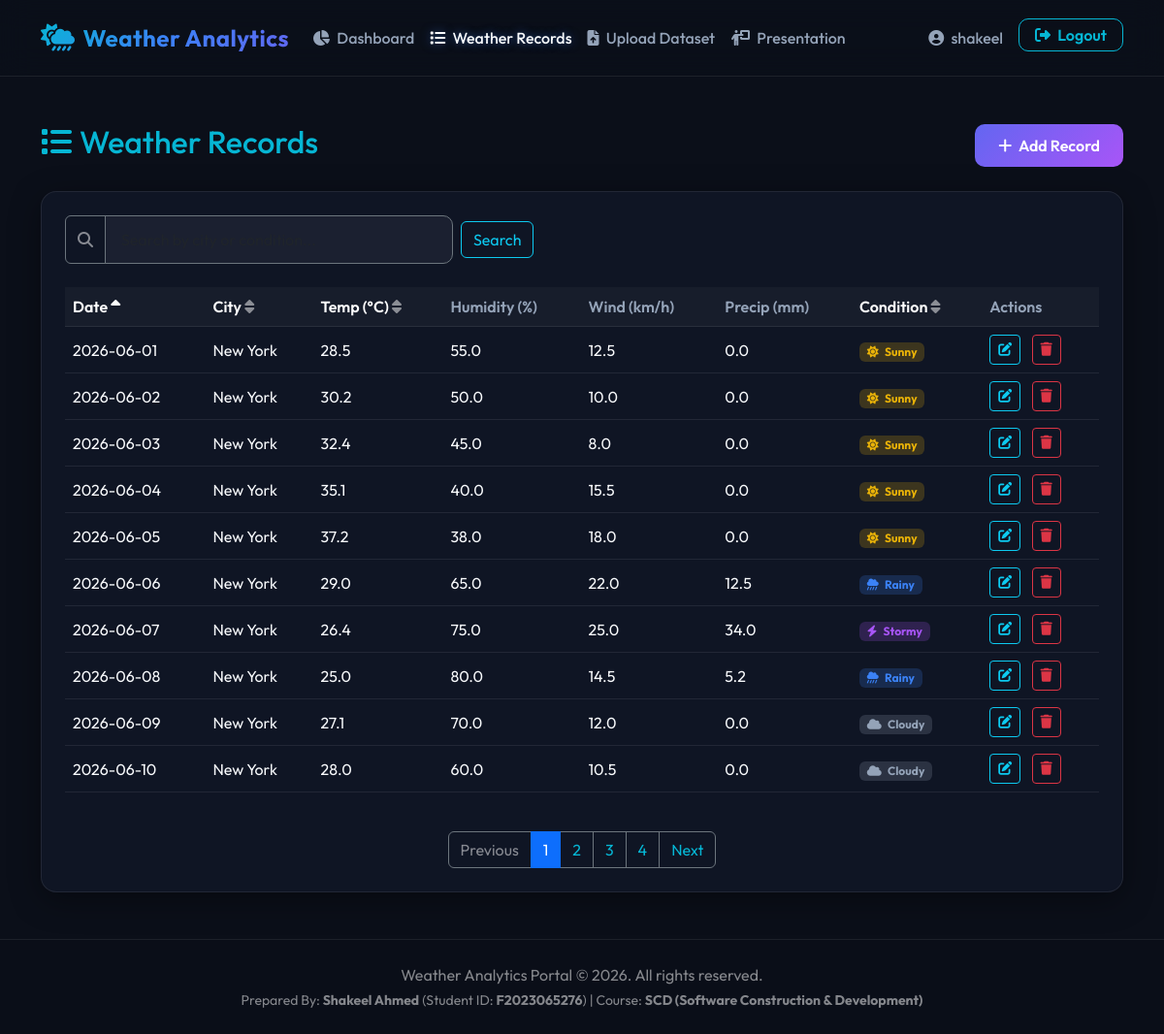
Screenshot of /records/?sort=date&q= (signed in) with the database file from the repository.
### analytics/models.py (models this page shows, shortened)
class WeatherRecord(models.Model):
    CONDITION_CHOICES = [
        ('Sunny', 'Sunny'),
        ('Rainy', 'Rainy'),
        ('Cloudy', 'Cloudy'),
        ('Snowy', 'Snowy'),
        ('Stormy', 'Stormy'),
        ('Windy', 'Windy'),
    ]
    date = models.DateField()
    time = models.TimeField(null=True, blank=True)
    city = models.CharField(max_length=100, default='New York')
    temperature = models.FloatField(help_text="Temperature in Celsius")
    humidity = models.FloatField(help_text="Humidity percentage")
    wind_speed = models.FloatField(help_text="Wind speed in km/h")
    precipitation = models.FloatField(help_text="Precipitation in mm")
    condition = models.CharField(max_length=50, choices=CONDITION_CHOICES)
    created_at = models.DateTimeField(auto_now_add=True)
    updated_at = models.DateTimeField(auto_now=True)
    class Meta:
        ordering = ['-date']
        unique_together = ('date', 'city')

### analytics/views.py (the view)
# urls.py: path('records/', views.record_list_view, name='record_list'),
@login_required
def record_list_view(request):
    records = WeatherRecord.objects.all()
    query = request.GET.get('q')
    if query:
        records = records.filter(models.Q(city__icontains=query) | models.Q(condition__icontains=query))
    sort_by = request.GET.get('sort', '-date')
    valid_sorts = ['date', '-date', 'city', '-city', 'temperature', '-temperature', 'condition', '-condition']
    if sort_by in valid_sorts:
        records = records.order_by(sort_by)
    else:
        records = records.order_by('-date')
    paginator = Paginator(records, 10)
    page_number = request.GET.get('page')
    page_obj = paginator.get_page(page_number)
    return render(request, 'analytics/record_list.html', {
        'page_obj': page_obj,
        'query': query or '',
        'sort_by': sort_by
    })

### templates/analytics/record_list.html (shortened to what this page needs)
{% extends 'base.html' %}
{% block content %}
<div class="row animate-fade-in">
    <div class="col-12 d-flex justify-content-between align-items-center mb-4">
        <h2 class="text-cyan"><i class="fa-solid fa-list me-2"></i>Weather Records</h2>
        <a href="{% url 'record_add' %}" class="btn btn-grad">
            <i class="fa-solid fa-plus me-1"></i> Add Record
        </a>
    </div>
    <div class="col-12">
        <div class="card glass-card p-4">
            <form method="get" class="mb-4 d-flex gap-2 align-items-center">
                <div class="input-group" style="max-width: 400px;">
                    <span class="input-group-text bg-transparent border-secondary text-white-50"><i class="fa-solid fa-search"></i></span>
                    <input type="text" name="q" value="{{ query }}" class="form-control form-control-custom border-secondary" placeholder="Search by city or condition...">
                </div>
                <button type="submit" class="btn btn-outline-info">Search</button>
            </form>
            <div class="table-responsive">
                <table class="table table-custom table-hover">
                    <thead>
                        <tr>
                            <th><a href="?sort={% if sort_by == 'date' %}-date{% else %}date{% endif %}&q={{ query }}" class="text-white text-decoration-none">Date {% if sort_by == 'date' %}<i class="fa-solid fa-sort-up"></i>{% elif sort_by == '-date' %}<i class="fa-solid fa-sort-down"></i>{% else %}<i class="fa-solid fa-sort text-white-50"></i>{% endif %}</a></th>
                            <th><a href="?sort={% if sort_by == 'city' %}-city{% else %}city{% endif %}&q={{ query }}" class="text-white text-decoration-none">City {% if sort_by == 'city' %}<i class="fa-solid fa-sort-up"></i>{% elif sort_by == '-city' %}<i class="fa-solid fa-sort-down"></i>{% else %}<i class="fa-solid fa-sort text-white-50"></i>{% endif %}</a></th>
                            <th><a href="?sort={% if sort_by == 'temperature' %}-temperature{% else %}temperature{% endif %}&q={{ query }}" class="text-white text-decoration-none">Temp (°C) {% if sort_by == 'temperature' %}<i class="fa-solid fa-sort-up"></i>{% elif sort_by == '-temperature' %}<i class="fa-solid fa-sort-down"></i>{% else %}<i class="fa-solid fa-sort text-white-50"></i>{% endif %}</a></th>
                            <th>Humidity (%)</th>
                            <th>Wind (km/h)</th>
                            <th>Precip (mm)</th>
                            <th><a href="?sort={% if sort_by == 'condition' %}-condition{% else %}condition{% endif %}&q={{ query }}" class="text-white text-decoration-none">Condition {% if sort_by == 'condition' %}<i class="fa-solid fa-sort-up"></i>{% elif sort_by == '-condition' %}<i class="fa-solid fa-sort-down"></i>{% else %}<i class="fa-solid fa-sort text-white-50"></i>{% endif %}</a></th>
                            <th>Actions</th>
                        </tr>
                    </thead>
                    <tbody>
                        {% for record in page_obj %}
                        <tr>
                            <td>
                                {{ record.date|date:"Y-m-d" }}
                            </td>
                            <td>{{ record.city }}</td>
                            <td>{{ record.temperature }}</td>
                            <td>{{ record.humidity }}</td>
                            <td>{{ record.wind_speed }}</td>
                            <td>{{ record.precipitation }}</td>
                            <td>
                                <span class="badge badge-{{ record.condition|lower }}">
                                    {% if record.condition == 'Sunny' %}<i class="fa-solid fa-sun me-1"></i>
                                    {% elif record.condition == 'Rainy' %}<i class="fa-solid fa-cloud-showers-heavy me-1"></i>
                                    {% elif record.condition == 'Cloudy' %}<i class="fa-solid fa-cloud me-1"></i>
                                    {% elif record.condition == 'Snowy' %}<i class="fa-solid fa-snowflake me-1"></i>
                                    {% elif record.condition == 'Stormy' %}<i class="fa-solid fa-bolt me-1"></i>
                                    {% elif record.condition == 'Windy' %}<i class="fa-solid fa-wind me-1"></i>
                                    {% endif %}
                                    {{ record.condition }}
                                </span>
                            </td>
                            <td>
                                <a href="{% url 'record_edit' record.pk %}" class="btn btn-sm btn-outline-info me-2" title="Edit">
                                    <i class="fa-solid fa-pen-to-square"></i>
                                </a>
                                <a href="{% url 'record_delete' record.pk %}" class="btn btn-sm btn-outline-danger" title="Delete">
                                    <i class="fa-solid fa-trash"></i>
                                </a>
                            </td>
                        </tr>
                        {% endfor %}
                    </tbody>
                </table>
            </div>
            {% if page_obj.has_other_pages %}
            <nav aria-label="Page navigation" class="mt-4">
                <ul class="pagination justify-content-center mb-0">
                    {% if page_obj.has_previous %}
                        <li class="page-item"><a class="page-link bg-transparent text-cyan border-secondary" href="?page={{ page_obj.previous_page_number }}&q={{ query }}&sort={{ sort_by }}">Previous</a></li>
                    {% else %}
                        <li class="page-item disabled"><span class="page-link bg-transparent text-white-50 border-secondary">Previous</span></li>
                    {% endif %}
                    {% for i in page_obj.paginator.page_range %}
                        {% if page_obj.number == i %}
                            <li class="page-item active"><span class="page-link bg-cyan text-white border-cyan">{{ i }}</span></li>
                        {% else %}
                            <li class="page-item"><a class="page-link bg-transparent text-cyan border-secondary" href="?page={{ i }}&q={{ query }}&sort={{ sort_by }}">{{ i }}</a></li>
                        {% endif %}
                    {% endfor %}
                    {% if page_obj.has_next %}
                        <li class="page-item"><a class="page-link bg-transparent text-cyan border-secondary" href="?page={{ page_obj.next_page_number }}&q={{ query }}&sort={{ sort_by }}">Next</a></li>
                    {% else %}
                        <li class="page-item disabled"><span class="page-link bg-transparent text-white-50 border-secondary">Next</span></li>
                    {% endif %}
                </ul>
            </nav>
            {% endif %}
        </div>
    </div>
</div>
{% endblock %}

### templates/base.html (shortened to what this page needs)
{% load static %}
<!DOCTYPE html>
<html lang="en">
<head>
    <link href="https://cdn.jsdelivr.net/npm/bootstrap@5.3.2/dist/css/bootstrap.min.css" rel="stylesheet">
    <link rel="stylesheet" href="https://cdnjs.cloudflare.com/ajax/libs/font-awesome/6.4.2/css/all.min.css">
    <link rel="stylesheet" href="{% static 'css/style.css' %}">
</head>
<body>
    <nav class="navbar navbar-expand-lg navbar-dark navbar-custom py-3">
        <div class="container">
            <a class="navbar-brand d-flex align-items-center" href="{% url 'dashboard' %}">
                <i class="fa-solid fa-cloud-sun-rain me-2 fs-3 text-cyan"></i>
                <span class="fs-4">Weather Analytics</span>
            </a>
            <div class="collapse navbar-collapse" id="navbarNav">
                <ul class="navbar-nav me-auto">
                    {% if user.is_authenticated %}
                    <li class="nav-item">
                        <a class="nav-link {% if request.resolver_match.url_name == 'dashboard' %}active{% endif %}" href="{% url 'dashboard' %}">
                            <i class="fa-solid fa-chart-pie me-1"></i> Dashboard
                        </a>
                    </li>
                    <li class="nav-item">
                        <a class="nav-link {% if request.resolver_match.url_name == 'record_list' %}active{% endif %}" href="{% url 'record_list' %}">
                            <i class="fa-solid fa-list me-1"></i> Weather Records
                        </a>
                    </li>
                    <li class="nav-item">
                        <a class="nav-link {% if request.resolver_match.url_name == 'upload_csv' %}active{% endif %}" href="{% url 'upload_csv' %}">
                            <i class="fa-solid fa-file-upload me-1"></i> Upload Dataset
                        </a>
                    </li>
                    <li class="nav-item">
                        <a class="nav-link {% if request.resolver_match.url_name == 'presentation' %}active{% endif %}" href="{% url 'presentation' %}">
                            <i class="fa-solid fa-person-chalkboard me-1"></i> Presentation
                        </a>
                    </li>
                    {% endif %}
                </ul>
                <ul class="navbar-nav">
                    {% if user.is_authenticated %}
                    <li class="nav-item">
                        <a class="nav-link {% if request.resolver_match.url_name == 'profile' %}active{% endif %}" href="{% url 'profile' %}">
                            <i class="fa-solid fa-user-circle me-1"></i> {{ user.username }}
                        </a>
                    </li>
                    <li class="nav-item ms-lg-2">
                        <form method="post" action="{% url 'logout' %}" class="d-inline">
                            <button type="submit" class="btn btn-outline-custom py-1 px-3">
                                <i class="fa-solid fa-sign-out-alt me-1"></i> Logout
                            </button>
                        </form>
                    </li>
                    {% endif %}
                </ul>
            </div>
        </div>
    </nav>
    <div class="container my-5 flex-grow-1">
        {% block content %}{% endblock %}
    </div>
    <footer class="py-4 mt-auto" style="background: rgba(11, 15, 25, 0.9); border-top: 1px solid var(--glass-border);">
        <div class="container text-center">
            <p class="mb-1 text-white-50">Weather Analytics Portal &copy; 2026. All rights reserved.</p>
            <p class="mb-0 text-white-50 small">
                Prepared By: <strong>Shakeel Ahmed</strong> (Student ID: <strong>F2023065276</strong>) | Course: <strong>SCD (Software Construction & Development)</strong>
            </p>
        </div>
    </footer>
</body>
</html>

### static/css/style.css (style rules this page uses)
:root { --bg-primary: #0b0f19; --bg-secondary: #131a2c; --text-primary: #f8fafc; --text-secondary: #94a3b8; --accent-blue: #3b82f6; --accent-indigo: #6366f1; --accent-purple: #a855f7; --accent-cyan: #06b6d4; --glass-bg: rgba(19, 26, 44, 0.65); --glass-border: rgba(255, 255, 255, 0.08); --card-shadow: 0 8px 32px 0 rgba(0, 0, 0, 0.37); --transition-smooth: all 0.3s cubic-bezier(0.4, 0, 0.2, 1); }
.text-cyan { color: var(--accent-cyan) !important; }
body { background-color: var(--bg-primary); color: var(--text-primary); font-family: 'Outfit', sans-serif; min-height: 100vh; display: flex; flex-direction: column; overflow-x: hidden; }
.glass-card { background: var(--glass-bg); backdrop-filter: blur(12px); -webkit-backdrop-filter: blur(12px); border: 1px solid var(--glass-border); border-radius: 16px; box-shadow: var(--card-shadow); transition: var(--transition-smooth); }
.navbar-custom { background: rgba(11, 15, 25, 0.8) !important; backdrop-filter: blur(16px); -webkit-backdrop-filter: blur(16px); border-bottom: 1px solid var(--glass-border); }
.navbar-brand { font-weight: 700; letter-spacing: 0.5px; background: linear-gradient(135deg, var(--accent-cyan), var(--accent-blue), var(--accent-indigo)); -webkit-background-clip: text; -webkit-text-fill-color: transparent; }
.nav-link { color: var(--text-secondary) !important; font-weight: 500; transition: var(--transition-smooth); }
.nav-link:hover, .nav-link.active { color: var(--text-primary) !important; text-shadow: 0 0 10px rgba(59, 130, 246, 0.5); }
.btn-grad { background: linear-gradient(135deg, var(--accent-indigo) 0%, var(--accent-purple) 100%); border: none; color: #fff; font-weight: 600; border-radius: 10px; padding: 10px 24px; transition: var(--transition-smooth); }
.btn-outline-custom { border: 1px solid var(--accent-cyan); color: var(--accent-cyan); background: transparent; border-radius: 10px; font-weight: 600; transition: var(--transition-smooth); }
.table-custom { color: var(--text-primary) !important; }
.table-custom th { background: rgba(255, 255, 255, 0.03) !important; border-color: var(--glass-border) !important; color: var(--text-secondary); font-weight: 600; }
.table-custom td { background: transparent !important; border-color: var(--glass-border) !important; color: var(--text-primary) !important; vertical-align: middle; }
.form-control-custom { background: rgba(255, 255, 255, 0.05); border: 1px solid var(--glass-border); color: var(--text-primary); border-radius: 10px; padding: 12px 16px; transition: var(--transition-smooth); }
.animate-fade-in { animation: fadeIn 0.6s ease forwards; }
.badge-sunny { background: rgba(234, 179, 8, 0.2); color: #eab308; }
.badge-rainy { background: rgba(59, 130, 246, 0.2); color: #3b82f6; }
.badge-cloudy { background: rgba(148, 163, 184, 0.2); color: #94a3b8; }
.badge-stormy { background: rgba(168, 85, 247, 0.2); color: #a855f7; }

### rows the page displays
WeatherRecord: date "2026-06-01", city "New York", temperature "28.5", humidity "55.0", wind_speed "12.5", precipitation "0.0", condition "Sunny"
WeatherRecord: date "2026-06-02", city "New York", temperature "30.2", humidity "50.0", wind_speed "10.0", precipitation "0.0", condition "Sunny"
WeatherRecord: date "2026-06-03", city "New York", temperature "32.4", humidity "45.0", wind_speed "8.0", precipitation "0.0", condition "Sunny"
WeatherRecord: date "2026-06-04", city "New York", temperature "35.1", humidity "40.0", wind_speed "15.5", precipitation "0.0", condition "Sunny"
WeatherRecord: date "2026-06-05", city "New York", temperature "37.2", humidity "38.0", wind_speed "18.0", precipitation "0.0", condition "Sunny"
WeatherRecord: date "2026-06-06", city "New York", temperature "29.0", humidity "65.0", wind_speed "22.0", precipitation "12.5", condition "Rainy"
WeatherRecord: date "2026-06-07", city "New York", temperature "26.4", humidity "75.0", wind_speed "25.0", precipitation "34.0", condition "Stormy"
WeatherRecord: date "2026-06-08", city "New York", temperature "25.0", humidity "80.0", wind_speed "14.5", precipitation "5.2", condition "Rainy"
WeatherRecord: date "2026-06-09", city "New York", temperature "27.1", humidity "70.0", wind_speed "12.0", precipitation "0.0", condition "Cloudy"
WeatherRecord: date "2026-06-10", city "New York", temperature "28.0", humidity "60.0", wind_speed "10.5", precipitation "0.0", condition "Cloudy"

### other values shown
{{ user.username }} "shakeel"
{{ i }} "1"
{{ i }} "2" "3" "4"
